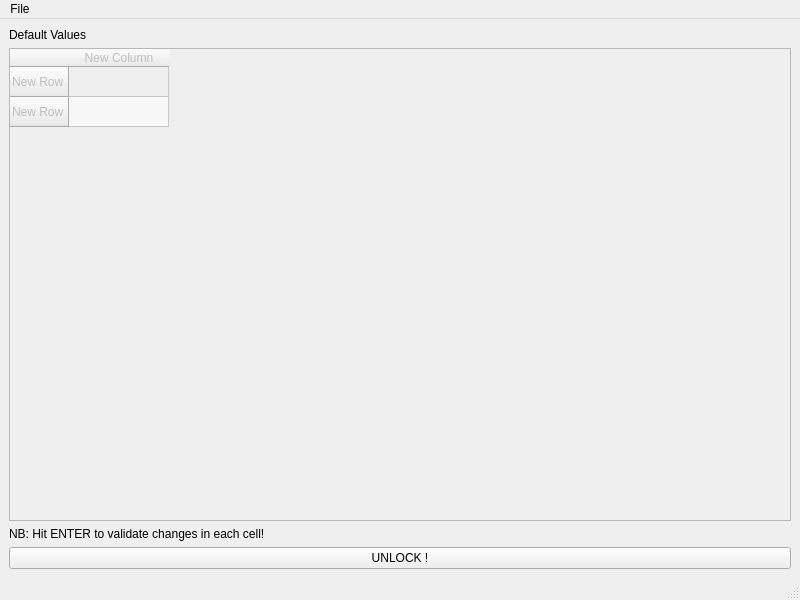
<?xml version="1.0" encoding="UTF-8"?>
<ui version="4.0">
 <class>MainWindow</class>
 <widget class="QMainWindow" name="MainWindow">
  <property name="windowModality">
   <enum>Qt::NonModal</enum>
  </property>
  <property name="geometry">
   <rect>
    <x>0</x>
    <y>0</y>
    <width>800</width>
    <height>600</height>
   </rect>
  </property>
  <property name="windowTitle">
   <string>Settings</string>
  </property>
  <widget class="QWidget" name="centralwidget">
   <layout class="QVBoxLayout" name="verticalLayout">
    <item>
     <widget class="QLabel" name="label">
      <property name="text">
       <string>Default Values</string>
      </property>
     </widget>
    </item>
    <item>
     <widget class="QTableWidget" name="tableWidget">
      <property name="enabled">
       <bool>false</bool>
      </property>
      <property name="alternatingRowColors">
       <bool>true</bool>
      </property>
      <row>
       <property name="text">
        <string>New Row</string>
       </property>
      </row>
      <row>
       <property name="text">
        <string>New Row</string>
       </property>
      </row>
      <column>
       <property name="text">
        <string>New Column</string>
       </property>
      </column>
     </widget>
    </item>
    <item>
     <widget class="QLabel" name="label_2">
      <property name="text">
       <string>NB: Hit ENTER to validate changes in each cell!</string>
      </property>
     </widget>
    </item>
    <item>
     <widget class="QPushButton" name="lockButton">
      <property name="text">
       <string>UNLOCK !</string>
      </property>
     </widget>
    </item>
   </layout>
  </widget>
  <widget class="QMenuBar" name="menubar">
   <property name="geometry">
    <rect>
     <x>0</x>
     <y>0</y>
     <width>800</width>
     <height>25</height>
    </rect>
   </property>
   <widget class="QMenu" name="menuFile">
    <property name="title">
     <string>File</string>
    </property>
    <addaction name="separator"/>
    <addaction name="actionReset"/>
   </widget>
   <addaction name="menuFile"/>
  </widget>
  <widget class="QStatusBar" name="statusbar"/>
  <action name="actionSave">
   <property name="enabled">
    <bool>false</bool>
   </property>
   <property name="text">
    <string>Save</string>
   </property>
  </action>
  <action name="actionReset">
   <property name="enabled">
    <bool>true</bool>
   </property>
   <property name="text">
    <string>Reset</string>
   </property>
  </action>
 </widget>
 <resources/>
 <connections>
  <connection>
   <sender>lockButton</sender>
   <signal>clicked()</signal>
   <receiver>MainWindow</receiver>
   <slot>edit_button()</slot>
   <hints>
    <hint type="sourcelabel">
     <x>399</x>
     <y>555</y>
    </hint>
    <hint type="destinationlabel">
     <x>399</x>
     <y>299</y>
    </hint>
   </hints>
  </connection>
  <connection>
   <sender>actionReset</sender>
   <signal>activated()</signal>
   <receiver>MainWindow</receiver>
   <slot>reset_button()</slot>
   <hints>
    <hint type="sourcelabel">
     <x>-1</x>
     <y>-1</y>
    </hint>
    <hint type="destinationlabel">
     <x>399</x>
     <y>299</y>
    </hint>
   </hints>
  </connection>
 </connections>
 <slots>
  <slot>edit_button()</slot>
  <slot>reset_button()</slot>
 </slots>
</ui>
